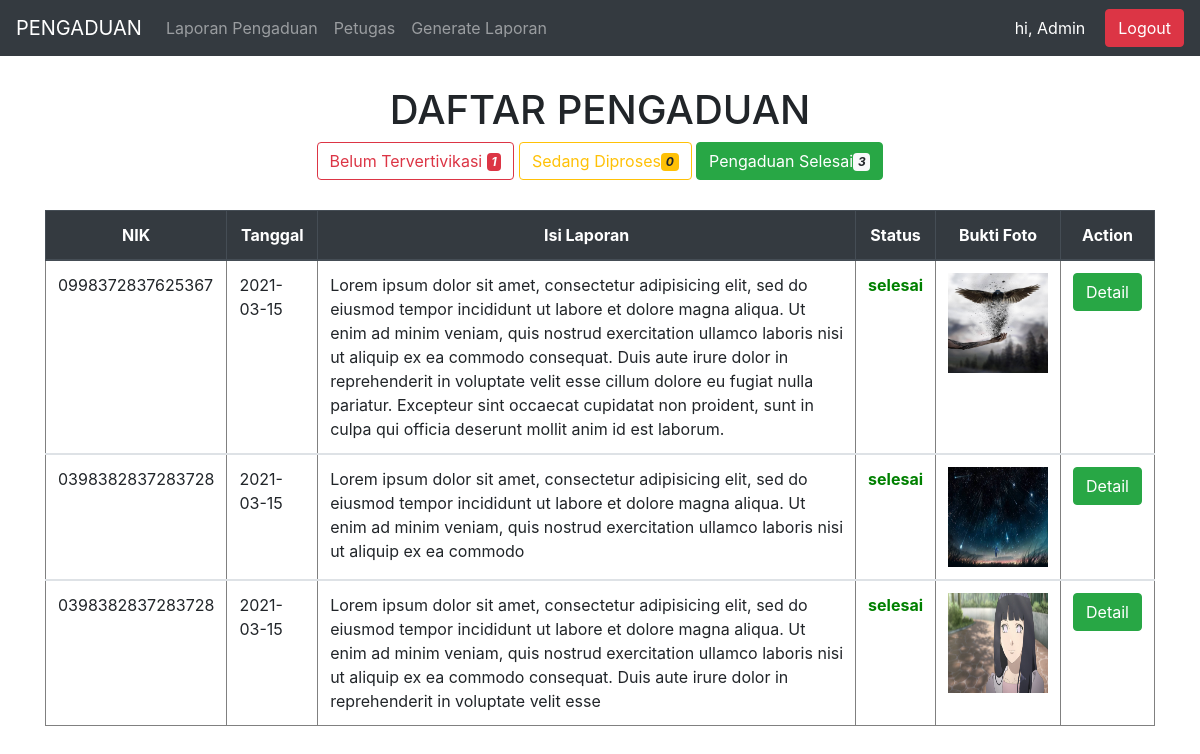
/public/admin/pengaduanSelesai (signed in), run on the app's committed database.
### tables this page shows
CREATE TABLE `pengaduan` (
  `id_pengaduan` int(11) NOT NULL,
  `tgl_pengaduan` date NOT NULL,
  `nik` char(16) NOT NULL,
  `isi_laporan` text NOT NULL,
  `foto` varchar(255) NOT NULL,
  `status` enum('0','proses','selesai') NOT NULL
);

### app/core/Controllers.php (called while the page is built, shortened)
<?php
class Controllers{
	public function view($view,$data=[]){
		require_once('../app/views/'.$view.'.php');
	}
	public function model($model){
		return new $model;
	}
}

### app/controller/Admin.php (called while the page is built, shortened)
<?php
class Admin extends Controllers{
	public function data(){
		$dataall = $this->model('Petugas_Model')->daftarPengaduan("all");
		$datalaporan0 = $this->model('Petugas_Model')->daftarPengaduan('0');
		$datalaporanproses = $this->model('Petugas_Model')->daftarPengaduan('proses');
		$datalaporanselesai = $this->model('Petugas_Model')->daftarPengaduan('selesai');
		$data = [$dataall,$datalaporan0,$datalaporanproses,$datalaporanselesai];
		return $data;
	}
	public function pengaduanSelesai(){
		$data = $this->data();
		$this->view('admin/pengaduan/pengaduanSelesai',$data);
	}
}

### app/core/App.php (called while the page is built, shortened)
<?php
class App{
	private $method = "index";
	private $params = [];
	public function __construct(){
		$url = $this->getUrl();
		if (file_exists('../app/controller/' .$url[0] . '.php')) {
			unset($url[0]);
		}
		$this->controller = new $this->controller;
		if (isset($url[1])) {
			if (method_exists($this->controller, $url[1])) {
				$this->method = $url[1];
			}
		}
		call_user_func_array([$this->controller,$this->method], $this->params);
	}
	public function getUrl(){
		if (isset($_GET['url'])) {
			$url = rtrim($_GET['url'], '/');
			$url = filter_var($url, FILTER_SANITIZE_URL);
			return $url = explode('/', $url);
		}
	}
}

### public/index.php (called while the page is built, shortened)
<?php
$app = new App;

### app/core/Database.php (called while the page is built, shortened)
<?php
class Database{
	private $host = 'localhost';
	private $name = 'db_pengaduanMasyarakat_tuadi';
	private $pass = '';
	private $user = 'root';
	private $dbh;
	private $stmt;
	public function __construct(){
		$dsn = 'mysql:host='.$this->host.';dbname='.$this->name;
		$option = [
			PDO::ATTR_PERSISTENT => true,
			PDO::ATTR_ERRMODE => PDO::ERRMODE_EXCEPTION
		];
		try {
			$this->dbh = new PDO($dsn,$this->user,$this->pass,$option);
		} catch (PDOException $e) {
			die($e->getMessage());
		}
	}
	public function query($query){
		$this->stmt = $this->dbh->prepare($query);
	}
	public function resultSet(){
		$this->stmt->execute();
		return $this->stmt->fetchAll(PDO::FETCH_ASSOC);
	}
}

### app/model/Petugas_Model.php (called while the page is built, shortened)
<?php
class Petugas_Model{
	public function __construct(){
		$this->db = new Database;
	}
	public function daftarPengaduan($status){
		$query = "CALL pengaduanStatus('$status')";
		if ($status == "all") {
			$query = "SELECT * FROM pengaduan";
		}
		$this->db->query($query);
		return $this->db->resultSet();
	}
}

### app/views/admin/pengaduan/pengaduanSelesai.php (the view, shortened to what this page needs)
<div class="container">
	<center><h1>DAFTAR PENGADUAN</h1></center>
	<center>
		<a class="btn btn-outline-danger" href="<?= BASEURL ?>/admin/pengaduan0">Belum Tervertivikasi <i class="badge badge-danger"><?php echo count($data[1]) ?></i></a>
		<a class="btn btn-outline-warning" href="<?= BASEURL ?>/admin/pengaduanProses">Sedang Diproses<i class="badge badge-warning"><?php echo count($data[2]) ?></i></a>
		<a class="btn btn-success" href="<?= BASEURL ?>/admin/pengaduanSelesai">Pengaduan Selesai<i class="badge badge-light"><?php echo count($data[3]) ?></i></a>
	</center>
	<table border="1" class="table">
		<thead class="thead-dark">
			<th>NIK</th>
			<th>Tanggal</th>
			<th>Isi Laporan</th>
			<th>Status</th>
			<th>Bukti Foto</th>
			<th>Action</th>
		</thead>
		<?php foreach($data[3] as $d): ?>
		<tbody>
			<td><?php echo $d['nik']; ?></td>
			<td><?php echo $d['tgl_pengaduan']; ?></td>
			<td><?php echo $d['isi_laporan']; ?></td>
			<td class="st<?php echo $d['status'] ?>">
				<?php
					if ($d['status'] == "0") {
						echo "Belum Difertivikasi";
					}else{
						echo $d['status'];
					}
				 ?>
			</td>
			<td><img height="100" width="100" src="<?= BASEURL ?>/gambar/<?php echo $d['foto'] ?>">	</td>
			<td><a class="btn btn-success" href="<?= BASEURL ?>/admin/laporanDetail/<?php echo $d['id_pengaduan']; ?>">Detail</a></td>
		</tbody>
	<?php 	endforeach; ?>
	</table>
</div>

### public/css/style.css (style rules this page uses)
.container { width: 97%; margin: 30px auto; }
th,thead { text-align: center; vertical-align: middle; }
table { margin-top: 30px; }
.st0,.stproses,.stselesai { font-weight: bold; }
tbody .stselesai { color: green; }

### data on the page
pengaduan: nik "0998372837625367", tgl_pengaduan "2021-03-15", isi_laporan "Lorem ipsum dolor sit amet, consectetur adipisicing elit, sed do eiusmod tempor incididunt ut labore et dolore magna aliqua. Ut enim ad minim veniam, quis nostrud exercitation ullamco laboris nisi ut aliquip ex ea commodo consequat. Duis aute irure dolor in reprehenderit in voluptate velit esse cillum dolore eu fugiat nulla pariatur. Excepteur sint occaecat cupidatat non proident, sunt in culpa qui officia deserunt mollit anim id est laborum.", status "selesai", foto (picture)
pengaduan: nik "0398382837283728", tgl_pengaduan "2021-03-15", isi_laporan "Lorem ipsum dolor sit amet, consectetur adipisicing elit, sed do eiusmod tempor incididunt ut labore et dolore magna aliqua. Ut enim ad minim veniam, quis nostrud exercitation ullamco laboris nisi ut aliquip ex ea commodo", status "selesai", foto (picture)
pengaduan: nik "0398382837283728", tgl_pengaduan "2021-03-15", isi_laporan "Lorem ipsum dolor sit amet, consectetur adipisicing elit, sed do eiusmod tempor incididunt ut labore et dolore magna aliqua. Ut enim ad minim veniam, quis nostrud exercitation ullamco laboris nisi ut aliquip ex ea commodo consequat. Duis aute irure dolor in reprehenderit in voluptate velit esse", status "selesai", foto (picture)

### other printed values
count($data[1]) "1"
count($data[2]) "0"
count($data[3]) "3"
